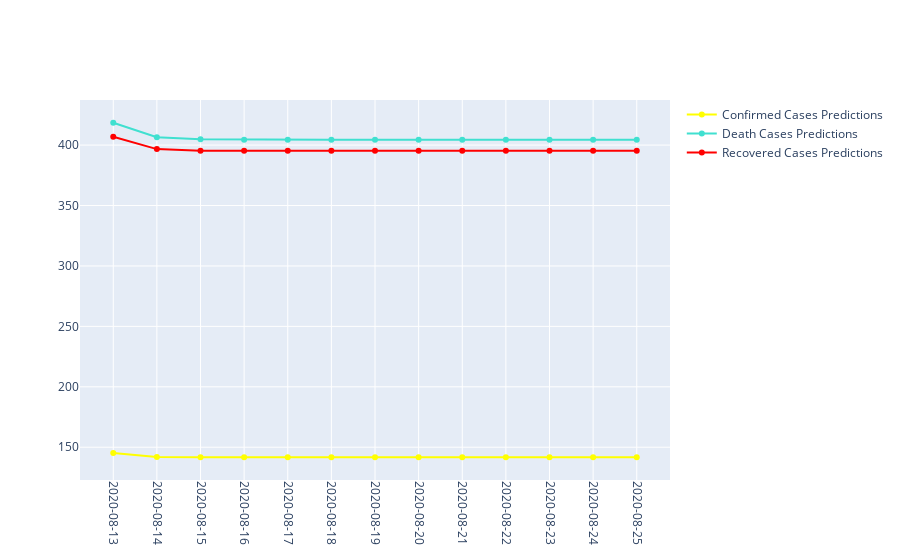

Write notebook code for a chart like this one.
### Markdown cell above
## Predictions for every individual scenario

### Code cell
fig = go.Figure()
#fig.update_layout(template='plotly_dark')
fig.update_xaxes(tickangle=90, showticklabels = True, type = 'category')
fig.add_trace(go.Scatter(x=predicted_confirmed_cases.index, 
                         y=predicted_confirmed_cases['Confirmed Cases Predictions'],
                         mode='lines+markers',
                         name='Confirmed Cases Predictions',
                         line=dict(color='yellow', width=2)))

fig.add_trace(go.Scatter(x=predict_death_cases.index, 
                         y=predict_death_cases['Death Cases Predictions'],
                         mode='lines+markers',
                         name='Death Cases Predictions',
                         line=dict(color='turquoise', width=2)))

fig.add_trace(go.Scatter(x=predict_recovered_cases.index, 
                         y=predict_recovered_cases['Recovered Cases Predictions'],
                         mode='lines+markers',
                         name='Recovered Cases Predictions',
                         line=dict(color='red', width=2)))

### Figure 1 — Plotly figure (JSON) as saved in the notebook; plotly's stock layout.template omitted (floating-point values rounded to 4 significant figures)
{"data": [{"line": {"color": "yellow", "width": 2}, "mode": "lines+markers", "name": "Confirmed Cases Predictions", "type": "scatter", "x": ["2020-08-13", "2020-08-14", "2020-08-15", "2020-08-16", "2020-08-17", "2020-08-18", "2020-08-19", "2020-08-20", "2020-08-21", "2020-08-22", "2020-08-23", "2020-08-24", "2020-08-25"], "y": [145.3, 142.0, 141.7, 141.7, 141.7, 141.7, 141.7, 141.7, 141.7, 141.7, 141.7, 141.7, 141.7]}, {"line": {"color": "turquoise", "width": 2}, "mode": "lines+markers", "name": "Death Cases Predictions", "type": "scatter", "x": ["2020-08-13", "2020-08-14", "2020-08-15", "2020-08-16", "2020-08-17", "2020-08-18", "2020-08-19", "2020-08-20", "2020-08-21", "2020-08-22", "2020-08-23", "2020-08-24", "2020-08-25"], "y": [418.5, 406.6, 404.8, 404.5, 404.4, 404.4, 404.4, 404.4, 404.4, 404.4, 404.4, 404.4, 404.4]}, {"line": {"color": "red", "width": 2}, "mode": "lines+markers", "name": "Recovered Cases Predictions", "type": "scatter", "x": ["2020-08-13", "2020-08-14", "2020-08-15", "2020-08-16", "2020-08-17", "2020-08-18", "2020-08-19", "2020-08-20", "2020-08-21", "2020-08-22", "2020-08-23", "2020-08-24", "2020-08-25"], "y": [407.0, 396.7, 395.4, 395.3, 395.2, 395.2, 395.2, 395.2, 395.2, 395.2, 395.2, 395.2, 395.2]}], "layout": {"xaxis": {"showticklabels": true, "tickangle": 90, "type": "category"}}}
